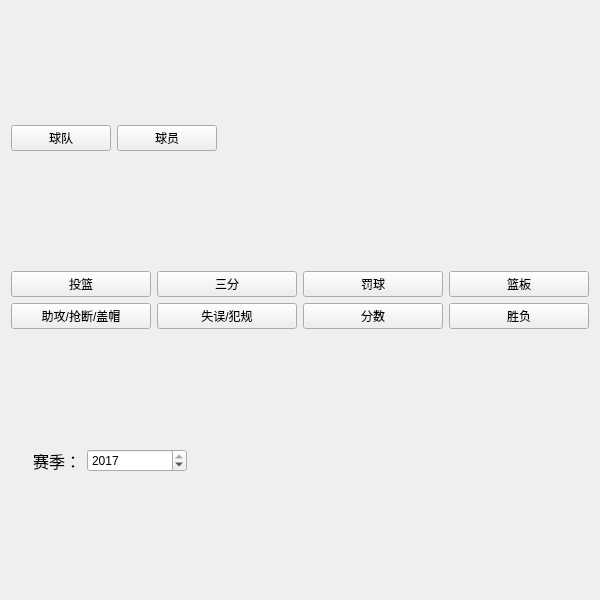
<?xml version="1.0" encoding="UTF-8"?>
<ui version="4.0">
 <class>pageRank</class>
 <widget class="QWidget" name="pageRank">
  <property name="geometry">
   <rect>
    <x>0</x>
    <y>0</y>
    <width>600</width>
    <height>600</height>
   </rect>
  </property>
  <property name="sizePolicy">
   <sizepolicy hsizetype="Preferred" vsizetype="Preferred">
    <horstretch>0</horstretch>
    <verstretch>0</verstretch>
   </sizepolicy>
  </property>
  <property name="windowTitle">
   <string>Form</string>
  </property>
  <layout class="QVBoxLayout" name="verticalLayout" stretch="1,2,1,10">
   <item>
    <layout class="QHBoxLayout" name="horizontalLayout_5">
     <item>
      <widget class="QPushButton" name="buttonTeam">
       <property name="minimumSize">
        <size>
         <width>100</width>
         <height>0</height>
        </size>
       </property>
       <property name="text">
        <string>球队</string>
       </property>
      </widget>
     </item>
     <item>
      <widget class="QPushButton" name="buttonPlayer">
       <property name="minimumSize">
        <size>
         <width>100</width>
         <height>0</height>
        </size>
       </property>
       <property name="text">
        <string>球员</string>
       </property>
      </widget>
     </item>
     <item>
      <spacer name="horizontalSpacer">
       <property name="orientation">
        <enum>Qt::Horizontal</enum>
       </property>
       <property name="sizeHint" stdset="0">
        <size>
         <width>40</width>
         <height>20</height>
        </size>
       </property>
      </spacer>
     </item>
    </layout>
   </item>
   <item>
    <layout class="QGridLayout" name="gridLayout">
     <item row="0" column="0">
      <widget class="QPushButton" name="buttonShoot">
       <property name="text">
        <string>投篮</string>
       </property>
      </widget>
     </item>
     <item row="1" column="1">
      <widget class="QPushButton" name="buttonFalut">
       <property name="text">
        <string>失误/犯规</string>
       </property>
      </widget>
     </item>
     <item row="1" column="2">
      <widget class="QPushButton" name="buttonScore">
       <property name="text">
        <string>分数</string>
       </property>
      </widget>
     </item>
     <item row="1" column="3">
      <widget class="QPushButton" name="buttonVictory">
       <property name="text">
        <string>胜负</string>
       </property>
      </widget>
     </item>
     <item row="0" column="3">
      <widget class="QPushButton" name="buttonBackboard">
       <property name="text">
        <string>篮板</string>
       </property>
      </widget>
     </item>
     <item row="0" column="1">
      <widget class="QPushButton" name="buttonThree">
       <property name="text">
        <string>三分</string>
       </property>
      </widget>
     </item>
     <item row="0" column="2">
      <widget class="QPushButton" name="buttonPenalty">
       <property name="text">
        <string>罚球</string>
       </property>
      </widget>
     </item>
     <item row="1" column="0">
      <widget class="QPushButton" name="buttonAssisting">
       <property name="text">
        <string>助攻/抢断/盖帽</string>
       </property>
      </widget>
     </item>
    </layout>
   </item>
   <item>
    <layout class="QHBoxLayout" name="horizontalLayout">
     <item>
      <widget class="QLabel" name="label">
       <property name="minimumSize">
        <size>
         <width>70</width>
         <height>0</height>
        </size>
       </property>
       <property name="text">
        <string>&lt;html&gt;&lt;head/&gt;&lt;body&gt;&lt;p&gt;&lt;span style=&quot; font-size:12pt;&quot;&gt;赛季：&lt;/span&gt;&lt;/p&gt;&lt;/body&gt;&lt;/html&gt;</string>
       </property>
       <property name="textFormat">
        <enum>Qt::AutoText</enum>
       </property>
       <property name="alignment">
        <set>Qt::AlignRight|Qt::AlignTrailing|Qt::AlignVCenter</set>
       </property>
      </widget>
     </item>
     <item>
      <widget class="QSpinBox" name="boxSeason">
       <property name="minimumSize">
        <size>
         <width>100</width>
         <height>0</height>
        </size>
       </property>
       <property name="minimum">
        <number>2012</number>
       </property>
       <property name="maximum">
        <number>2017</number>
       </property>
       <property name="value">
        <number>2017</number>
       </property>
      </widget>
     </item>
     <item>
      <spacer name="horizontalSpacer_2">
       <property name="orientation">
        <enum>Qt::Horizontal</enum>
       </property>
       <property name="sizeHint" stdset="0">
        <size>
         <width>40</width>
         <height>20</height>
        </size>
       </property>
      </spacer>
     </item>
    </layout>
   </item>
   <item>
    <layout class="QGridLayout" name="gridLayoutTable"/>
   </item>
  </layout>
 </widget>
 <resources/>
 <connections/>
</ui>
